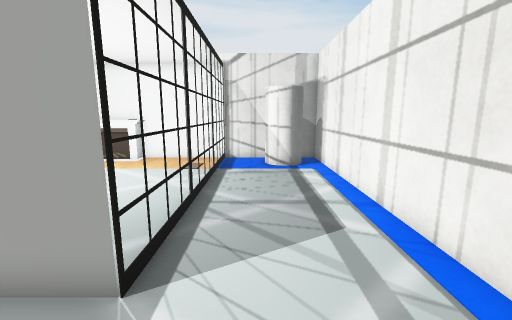
View 1 (above)

14 first-person views from a walk through a Unity game level. The camera is 1.3 m above the floor, tilts 10° down and sees 90° across. The floor is counted in squares, 0.5 m on a side. Each view is taken from the middle of a square. On the plan, view 1 faces up. The plan holds only what a view shows up to about 18 squares ahead; the rest is blank. The player character is not drawn. Some surface patterns are stand-ins.

View 2
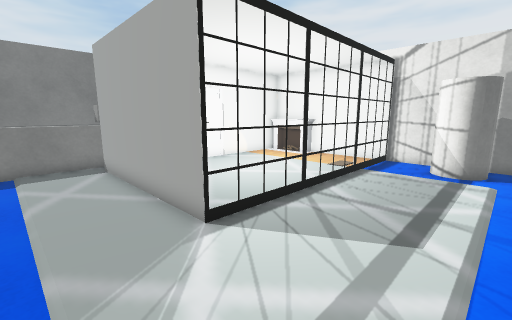

View 3
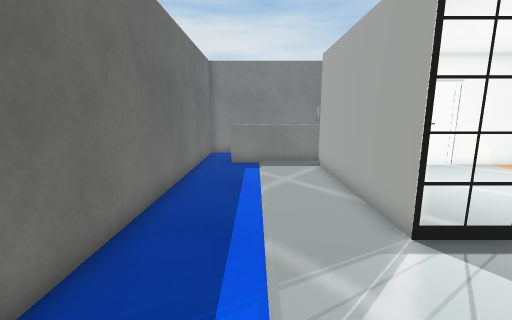

View 4
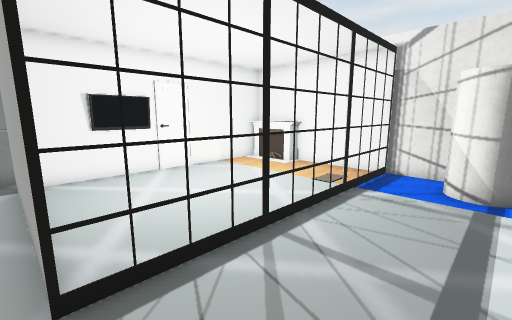

View 5
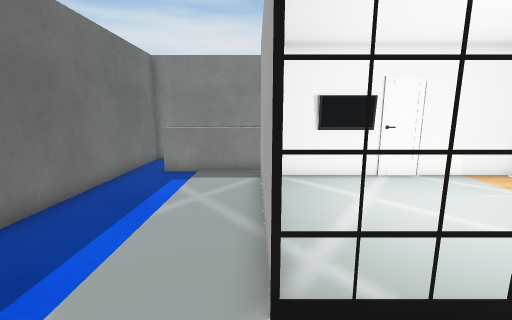

View 6
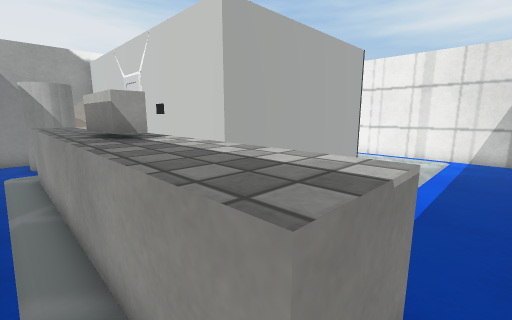

View 7
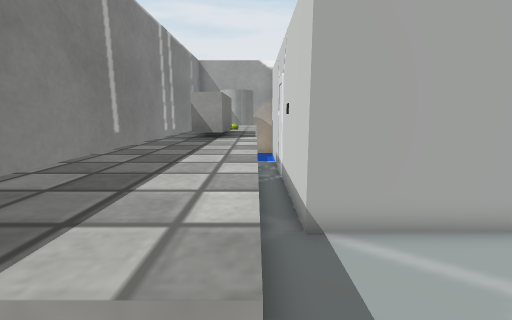

View 8
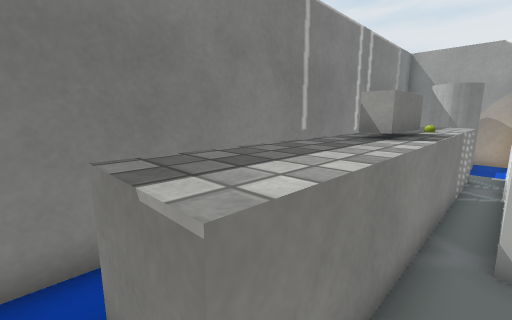

View 9
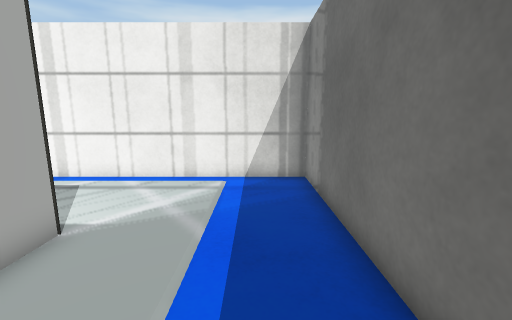

View 10
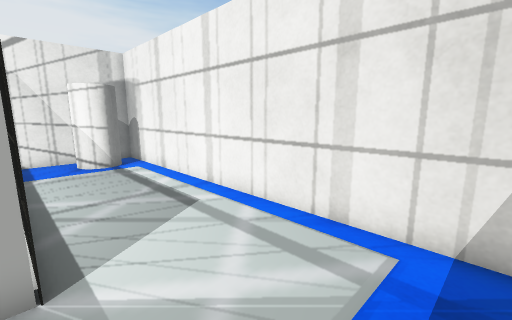

View 11
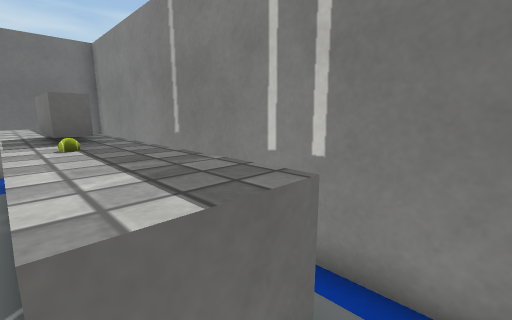

View 12
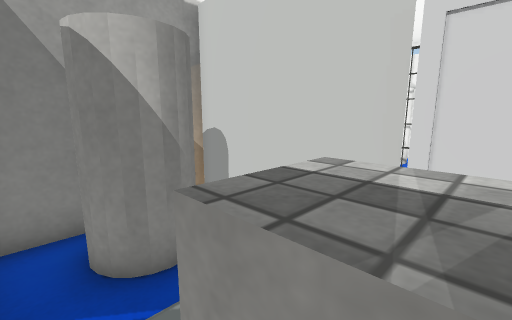

View 13
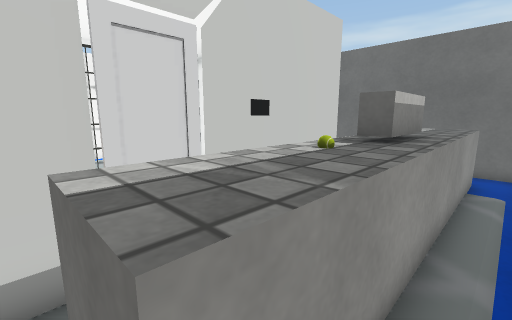

View 14
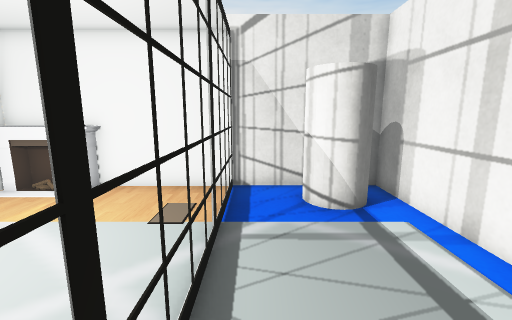

### Floor plan
Key: @ floor where view 1 was taken; # wall or solid block; . floor; ^ raised ledge; F fireplace; T thing the floor can be seen under or through; C cylinder; B block; A ball.
Columns run from 15 left of view 1 to 4 right of it. Each row starts with its distance up from view 1.
 16  #####       #######
 15     .#FFF#####    .#
 14  .C C#FFF....T..CC.#
 13 #.CCC#.......T..CC.#
 12 #....#.......T.....#
 11 #..^.#.......T.....#
 10 #.^^^#.......T.....#
  9 #.^^^#.......T.....#
  8 #.^^^#.......T.....#
  7 #.^A^#.......T.....#
  6 #.^B^#.......T.....#
  5 #.^B^#.......T.....#
  4 #.^B^#.......T.....#
  3 #.^^^#######TT.....#
  2 #.^^^..............#
  1 #.^^^..............#
  0 #.^^^..........@...#
 -1 #.^^^..............#
 -2 #..................#
 -3 ####################

Positions as (right, up) in squares from view 1, and headings:
1: (0, 0), facing up
2: (3, 0), facing up-left
3: (3, 0), facing left
4: (2, 3), facing up-left
5: (1, 3), facing left
6: (-14, -2), facing up-right
7: (-11, -2), facing up
8: (-10, -2), facing up-left
9: (-7, -1), facing right
10: (-2, -1), facing up-right
11: (-11, 12), facing down-left
12: (-14, 9), facing up-right
13: (-14, 11), facing down-right
14: (-1, 6), facing up
